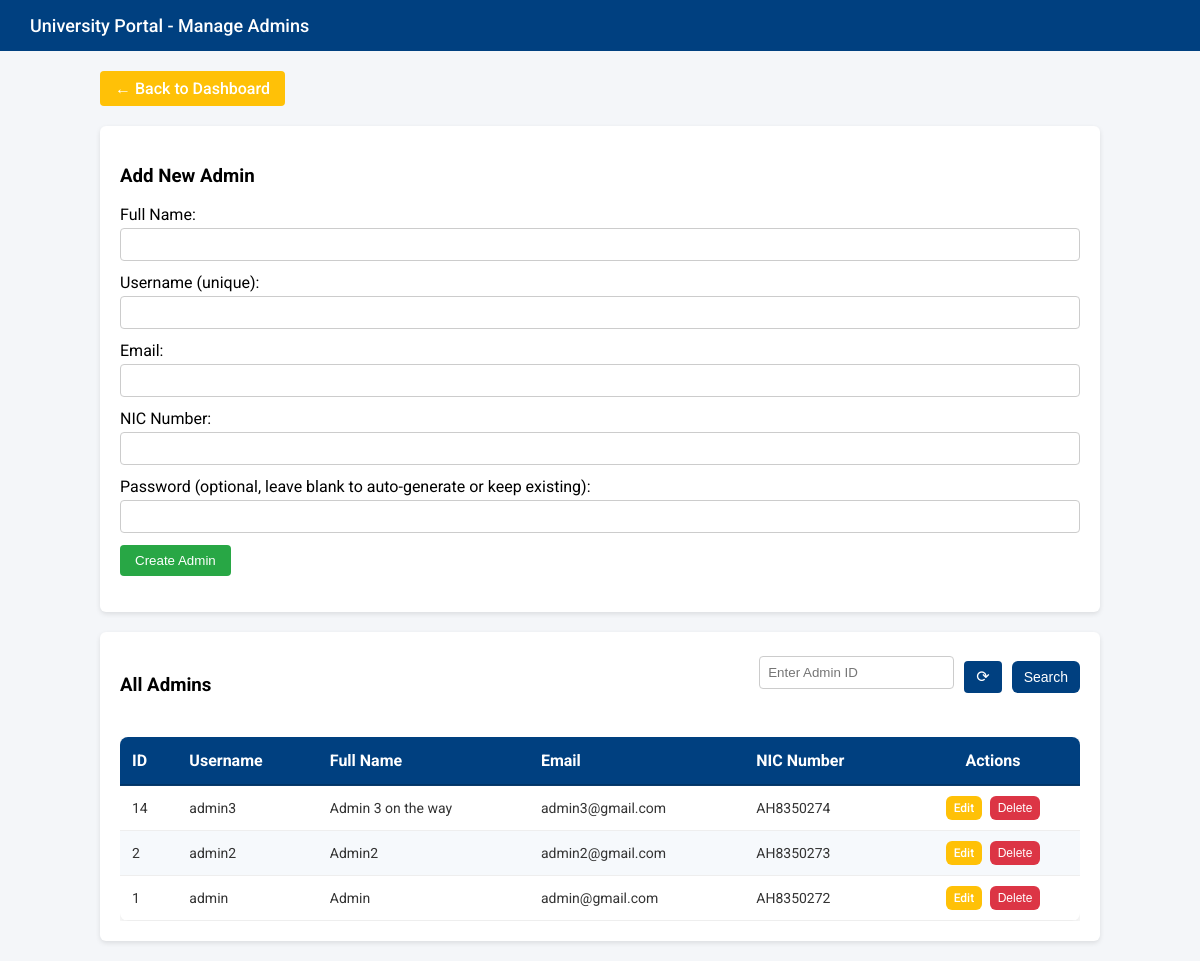
Screenshot of /pages/manage_admins.php (signed in) with the database file from the repository.
### tables this page shows
CREATE TABLE `users` (
  `id` int(11) NOT NULL,
  `username` varchar(50) NOT NULL,
  `password` varchar(255) NOT NULL,
  `first_login` tinyint(1) NOT NULL DEFAULT 1,
  `full_name` varchar(100) NOT NULL,
  `email` varchar(100) NOT NULL,
  `mobile` varchar(20) DEFAULT NULL,
  `student_id` varchar(50) DEFAULT NULL,
  `official_id` varchar(50) DEFAULT NULL,
  `nic_number` varchar(20) DEFAULT NULL,
  `date_of_birth` date DEFAULT NULL,
  `address` text DEFAULT NULL,
  `profile_image` varchar(255) DEFAULT NULL,
  `role` enum('student','faculty','admin') NOT NULL DEFAULT 'student',
  `faculty_id` int(11) NOT NULL,
  `study_level_id` int(11) NOT NULL
);

### pages/manage_admins.php (the view, shortened to what this page needs)
<?php
require '../includes/db.php';
$edit_admin = null;
$search_id = $_GET['search_id'] ?? '';
$admins = [];
$sql = "SELECT * FROM users WHERE role='admin'";
if ($search_id) {
    $sql .= " AND CAST(id AS CHAR) LIKE ?";
    $stmt = $conn->prepare($sql);
    $like_id = "%$search_id%";
    $stmt->bind_param("s", $like_id);
    $stmt->execute();
    $res = $stmt->get_result();
} else {
    $sql .= " ORDER BY id DESC";
    $res = $conn->query($sql);
}
while ($row = $res->fetch_assoc()) $admins[] = $row;
?>
<!DOCTYPE html>
<html>
<head>
<link rel="stylesheet" href="../assets/css/global_tables.css">
</head>
<body>
<div class="navbar">University Portal - Manage Admins</div>
<div class="container">
<div style="margin-bottom: 20px;">
    <a href="dashboard.php" class="btn btn-edit">← Back to Dashboard</a>
</div>
<div class="card">
<h3><?= $edit_admin ? 'Edit Admin' : 'Add New Admin' ?></h3>
<form method="POST" action="">
    <label>Full Name:</label>
    <input type="text" name="full_name" value="<?= htmlspecialchars($edit_admin['full_name'] ?? ($_POST['full_name'] ?? '')) ?>" required>
    <label>Username (unique):</label>
    <input type="text" name="username" value="<?= htmlspecialchars($edit_admin['username'] ?? ($_POST['username'] ?? '')) ?>" required>
    <label>Email:</label>
    <input type="email" name="email" value="<?= htmlspecialchars($edit_admin['email'] ?? ($_POST['email'] ?? '')) ?>" required>
    <label>NIC Number:</label>
    <input type="text" name="nic_number" value="<?= htmlspecialchars($edit_admin['nic_number'] ?? ($_POST['nic_number'] ?? '')) ?>" required>
    <label>Password (optional, leave blank to auto-generate or keep existing):</label>
    <input type="text" name="password" value="">
    <button type="submit" class="btn btn-add"><?= $edit_admin ? 'Update Admin' : 'Create Admin' ?></button>
</form>
</div>
<div class="card">
<div class="search-bar-container">
    <h3>All Admins</h3>
    <form method="GET" class="search-bar" action="manage_admins.php">
        <input type="number" name="search_id" placeholder="Enter Admin ID" value="<?= htmlspecialchars($search_id) ?>">
        <button type="button" onclick="window.location.href='manage_admins.php'"
            style="height:32px; border:none; cursor:pointer; font-size:16px; border-radius:4px;">⟳</button>
        <button type="submit">Search</button>
    </form>
</div>
<div class="table-container">
    <table>
        <thead>
            <tr>
                <th>ID</th>
                <th>Username</th>
                <th>Full Name</th>
                <th>Email</th>
                <th>NIC Number</th>
                <th>Actions</th>
            </tr>
        </thead>
        <tbody>
        <?php foreach($admins as $a): ?>
            <tr>
                <td><?= $a['id'] ?></td>
                <td><?= htmlspecialchars($a['username']) ?></td>
                <td><?= htmlspecialchars($a['full_name']) ?></td>
                <td><?= htmlspecialchars($a['email']) ?></td>
                <td><?= htmlspecialchars($a['nic_number']) ?></td>
                <td>
                    <a class="btn btn-edit" href="manage_admins.php?edit=<?= $a['id'] ?>">Edit</a>
                    <button type="button" class="btn btn-delete" data-id="<?= $a['id'] ?>">Delete</button>
                </td>
            </tr>
        <?php endforeach; ?>
        </tbody>
    </table>
</div>
</div>
</body>
</html>

### assets/css/global_tables.css (style rules this page uses)
.table-container { width: 100%; overflow-x: auto; margin-top: 20px; }
table { width: 100%; border-collapse: collapse; background-color: #ffffff; box-shadow: 0 4px 12px rgba(0, 0, 0, 0.1); border-radius: 8px; overflow: hidden; font-family: 'Roboto', sans-serif; table-layout: auto; }
table th, table td { white-space: nowrap; word-break: normal; overflow-wrap: normal; }
table th { background-color: #004080; color: #ffffff; font-weight: 700; text-align: left; padding: 14px 12px; border-bottom: 2px solid #003366f5; }
table td { padding: 12px; text-align: left; vertical-align: middle; border-bottom: 1px solid #eee; font-size: 14px; color: #333; }
table tr:nth-child(even) { background-color: #f6f9fc; }
table th:last-child, table td:last-child { width: 150px; text-align: center; white-space: nowrap; }
table td:last-child { padding: 8px 6px; }
td:last-child a, td:last-child button, td.actions a, td.actions button { display: inline-block; margin: 2px 2px; padding: 5px 8px; font-size: 12px; border: none; border-radius: 6px; text-decoration: none; font-weight: 500; transition: all 0.2s ease; vertical-align: middle; white-space: nowrap; }
.btn-edit { background-color: #007bff; color: #fff !important; }
.btn-delete { background-color: #dc3545; color: #fff !important; }
.btn-add { background-color: #28a745; color: #fff !important; }

### includes/header.php (style rules this page uses)
body { opacity: 0; transition: opacity 0.2s ease-in-out; }

### pages/manage_admins.php (style rules this page uses)
body { font-family: 'Roboto', sans-serif; background-color: #f4f6f9; margin:0; }
.navbar { background-color: #004080; color: white; padding: 15px 30px; font-size: 18px; font-weight: 500; margin-bottom: 20px; }
.container { width: 95%; max-width: 1000px; margin: 20px auto; }
.card { background-color: white; padding: 20px; margin-bottom: 20px; border-radius: 6px; box-shadow: 0 2px 5px rgba(0,0,0,0.1); }
input, select { width: 100%; padding: 8px; margin-top: 4px; margin-bottom: 12px; border-radius: 4px; border: 1px solid #ccc; }
button, .btn { padding: 8px 15px; border: none; border-radius: 4px; cursor: pointer; font-weight: 500; text-decoration: none; display: inline-block; }
.btn-add { background-color: #28a745; color: white; }
.btn-edit { background-color: #ffc107; color: white; }
.btn-delete { background-color: #dc3545; color: white; }
.search-bar-container { display:flex; justify-content: space-between; align-items: center; margin-bottom: 10px; }
.search-bar { display: flex; gap: 10px; align-items: center; }
.search-bar button { height: 32px; padding: 6px 12px; background: #004080; color: #fff; border: none; border-radius: 6px; cursor: pointer; font-weight: 500; font-size: 14px; transition: 0.3s; }

### rows the page displays
users: id "14", username "admin3", full_name "Admin 3 on the way", email "admin3@gmail.com", nic_number "AH8350274"
users: id "2", username "admin2", full_name "Admin2", email "admin2@gmail.com", nic_number "AH8350273"
users: id "1", username "admin", full_name "Admin", email "admin@gmail.com", nic_number "AH8350272"
